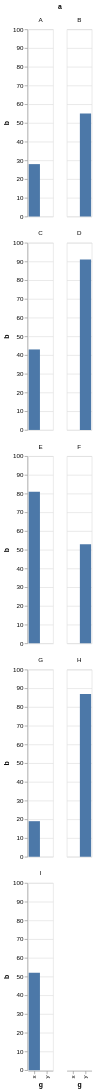

This figure's Vega-Lite source:
### Vega specification from a JSON file in a GitHub repository (floating-point values rounded to 4 significant figures)
{"$schema": "https://vega.github.io/schema/vega/v6.json", "background": "white", "padding": 5, "data": [{"name": "source_0", "values": [{"a": "A", "b": 28, "c": 5, "g": "x"}, {"a": "B", "b": 55, "c": 9, "g": "y"}, {"a": "C", "b": 43, "c": 2, "g": "x"}, {"a": "D", "b": 91, "c": 7, "g": "y"}, {"a": "E", "b": 81, "c": 4, "g": "x"}, {"a": "F", "b": 53, "c": 6, "g": "y"}, {"a": "G", "b": 19, "c": 8, "g": "x"}, {"a": "H", "b": 87, "c": 1, "g": "y"}, {"a": "I", "b": 52, "c": 3, "g": "x"}]}, {"name": "data_0", "source": "source_0", "transform": [{"type": "stack", "groupby": ["g", "a"], "field": "b", "sort": {"field": [], "order": []}, "as": ["b_start", "b_end"], "offset": "zero"}, {"type": "filter", "expr": "isValid(datum[\"b\"]) && isFinite(+datum[\"b\"])"}]}, {"name": "facet_domain", "source": "data_0", "transform": [{"type": "aggregate", "groupby": ["a"]}]}, {"name": "facet_domain_row", "transform": [{"type": "sequence", "start": 0, "stop": {"signal": "ceil(length(data(\"facet_domain\")) / 2)"}}]}, {"name": "facet_domain_column", "transform": [{"type": "sequence", "start": 0, "stop": {"signal": "min(length(data(\"facet_domain\")), 2)"}}]}], "signals": [{"name": "x_step", "value": 20}, {"name": "child_width", "update": "bandspace(domain('x').length, 0.1, 0.05) * x_step"}, {"name": "child_height", "value": 300}], "layout": {"padding": 20, "bounds": "full", "align": "all", "columns": 2}, "marks": [{"name": "facet-title", "type": "group", "role": "column-title", "title": {"text": "a", "style": "guide-title", "offset": 10}}, {"name": "row_header", "type": "group", "role": "row-header", "from": {"data": "facet_domain_row"}, "encode": {"update": {"height": {"signal": "child_height"}}}, "axes": [{"scale": "y", "orient": "left", "grid": false, "title": "b", "labelOverlap": true, "tickCount": {"signal": "ceil(child_height/40)"}, "zindex": 0}]}, {"name": "column_footer", "type": "group", "role": "column-footer", "from": {"data": "facet_domain_column"}, "encode": {"update": {"width": {"signal": "child_width"}}}, "axes": [{"scale": "x", "orient": "bottom", "grid": false, "title": "g", "labelAlign": "right", "labelAngle": 270, "labelBaseline": "middle", "zindex": 0}]}, {"name": "cell", "type": "group", "title": {"text": {"signal": "isValid(parent[\"a\"]) ? parent[\"a\"] : \"\"+parent[\"a\"]"}, "style": "guide-label", "frame": "group", "offset": 10}, "style": "cell", "from": {"facet": {"name": "facet", "data": "data_0", "groupby": ["a"]}}, "sort": {"field": ["datum[\"a\"]"], "order": ["ascending"]}, "encode": {"update": {"width": {"signal": "child_width"}, "height": {"signal": "child_height"}}}, "marks": [{"name": "child_marks", "type": "rect", "style": ["bar"], "from": {"data": "facet"}, "encode": {"update": {"fill": {"value": "#4c78a8"}, "ariaRoleDescription": {"value": "bar"}, "description": {"signal": "\"g: \" + (isValid(datum[\"g\"]) ? isArray(datum[\"g\"]) ? join(datum[\"g\"], ' ') : datum[\"g\"] : \"\"+datum[\"g\"]) + \"; b: \" + (format(datum[\"b\"], \"\"))"}, "x": {"scale": "x", "field": "g"}, "width": {"signal": "max(0.25, bandwidth('x'))"}, "y": {"scale": "y", "field": "b_end"}, "y2": {"scale": "y", "field": "b_start"}}}}], "axes": [{"scale": "y", "orient": "left", "gridScale": "x", "grid": true, "tickCount": {"signal": "ceil(child_height/40)"}, "domain": false, "labels": false, "aria": false, "maxExtent": 0, "minExtent": 0, "ticks": false, "zindex": 0}]}], "scales": [{"name": "x", "type": "band", "domain": {"data": "data_0", "field": "g", "sort": true}, "range": {"step": {"signal": "x_step"}}, "paddingInner": 0.1, "paddingOuter": 0.05}, {"name": "y", "type": "linear", "domain": {"data": "data_0", "fields": ["b_start", "b_end"]}, "range": [{"signal": "child_height"}, 0], "nice": true, "zero": true}]}
